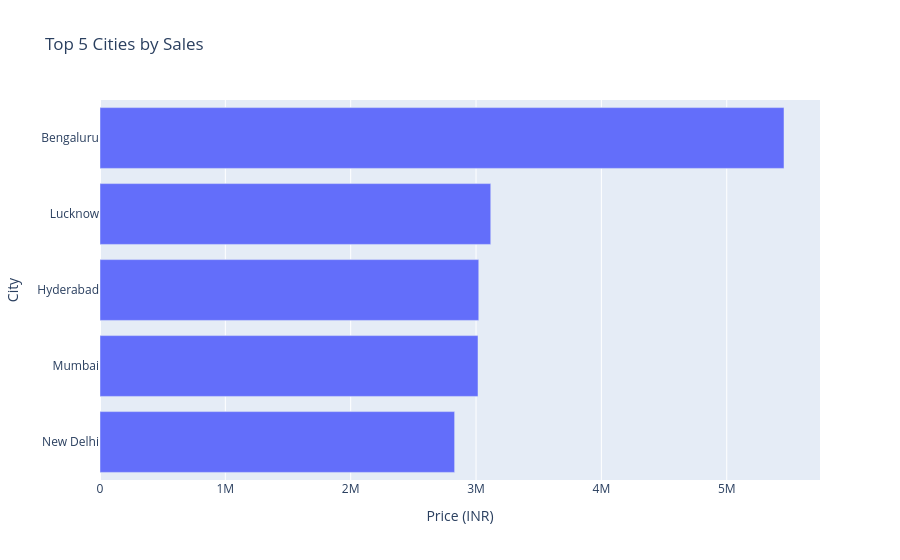

Write notebook code for a chart like this one.
### Markdown cell above
##### Top 5 Cities by Sales

### Code cell
top_5_cities=(
    df.groupby("City")["Price (INR)"]
    .sum()
    .nlargest(5)
    .sort_values()
    .reset_index()
)

fig=px.bar(
    top_5_cities,
    x="Price (INR)",
    y="City",
    orientation="h",
    title="Top 5 Cities by Sales"
)

fig.show()

### Figure 1 — Plotly figure (JSON) as saved in the notebook; plotly's stock layout.template omitted (floating-point values rounded to 4 significant figures)
{"data": [{"hovertemplate": "Price (INR)=%{x}<br>City=%{y}<extra></extra>", "legendgroup": "", "marker": {"color": "#636efa", "pattern": {"shape": ""}}, "name": "", "orientation": "h", "showlegend": false, "textposition": "auto", "type": "bar", "x": [2829000.0, 3016000.0, 3022000.0, 3117000.0, 5457000.0], "xaxis": "x", "y": ["New Delhi", "Mumbai", "Hyderabad", "Lucknow", "Bengaluru"], "yaxis": "y"}], "layout": {"barmode": "relative", "legend": {"tracegroupgap": 0}, "title": {"text": "Top 5 Cities by Sales"}, "xaxis": {"anchor": "y", "domain": [0, 1], "title": {"text": "Price (INR)"}}, "yaxis": {"anchor": "x", "domain": [0, 1], "title": {"text": "City"}}}}
